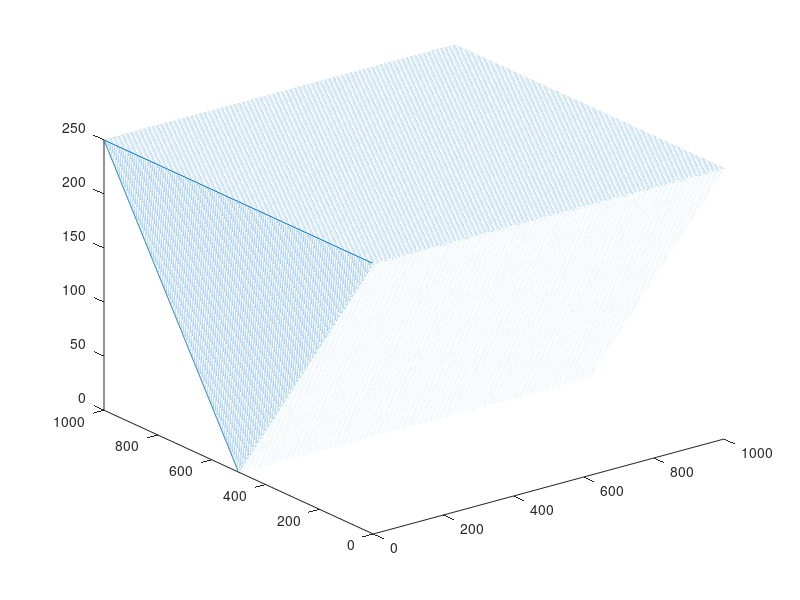

Source code (MATLAB):
clear all

%% Initialize
terrainName = 'wedgeTunnel';
widthInXDirection = 1; % in m
widthInYDirection = 1; % in m
inclination = 0.25 / (widthInYDirection/2);
resolution = 1000; % in cells per m

nCellsInXDirection = resolution * widthInXDirection + 1;
nCellsInYDirection = resolution * widthInYDirection + 1;
nCells = nCellsInXDirection * nCellsInYDirection;

terrainMatrix = zeros(nCells, 4 );

%% Generate
for xIndex = 1:nCellsInXDirection
    for yIndex = 1:nCellsInYDirection
        
        xPosition = xIndex - 1;
        yPosition = yIndex - 1;
        cellIndex = (xIndex-1) * nCellsInXDirection + yIndex;
        
        terrainMatrix(cellIndex, 1) = xPosition;
        terrainMatrix(cellIndex, 2) = yPosition;
        terrainMatrix(cellIndex, 3) = abs(yPosition - resolution * widthInYDirection/2) * inclination;
        terrainMatrix(cellIndex, 4) = 0;

    end
end

%% Plot
index = 1:length(terrainMatrix);
plot3(terrainMatrix(index,1), terrainMatrix(index,2), terrainMatrix(index,3));

%% Save
fileName = [terrainName '.asc'];
save(fileName, 'terrainMatrix', '-ascii', '-double', '-tabs');